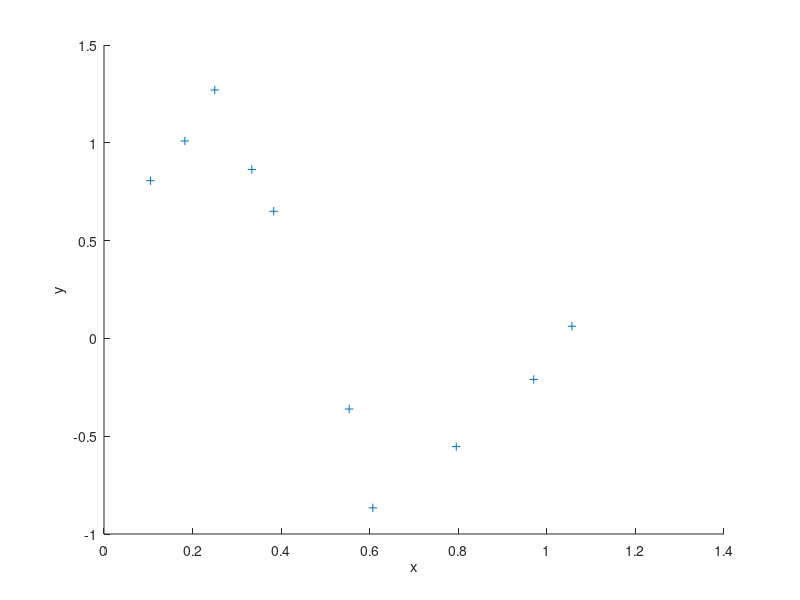

Recreate this plot in MATLAB. (Note: this script raises an error after producing the figure.)
%% Generate some random data
clearvars
clf

% x_matrix = (0.1:0.1:1) + randn(1,10)*0.001;
% x_matrix = x_matrix';
x_matrix= [0.104876208155542;0.182617639638471;0.250174468413053;0.333769721387247;0.383203408868252;0.553668767772118;0.606996163929327;0.795384421908286;1.05650352742386;0.970373029144668];
% x_matrix = [0.159647362149247;0.108863063738743;0.132150723282020;0.321628483089092;0.649394676863718;0.652154524665157;0.591260336263522;0.933271723609033;0.815431646025134;0.996342818229817];

% y = cos(2*pi .* x_matrix) + randn(10,1)*0.2;
y = [0.806620067646877;1.00930145769205;1.27009857457890;0.863355678856253;0.649853059775330;-0.361113723861702;-0.866262866147843;-0.553117667295003;0.0622135239397272;-0.209876183076949];
% y = [0.702783618313878;0.629320688247004;0.601044283720058;0.751954389267647;-0.955289576581552;-0.410031842867234;-0.943676508245586;-0.202468819169958;-1.00932731392046;0.0872537100360546];

hold on
% plot this random data
scatter(x_matrix,y,'+');

xlabel('x')
ylabel('y')

%% Define hyper parameters - for testing only
% sigma_f = 0.9;
% l = 0.1;
% sigma_n = 0.4;

%% Optimize hyper-params

% this is fully unsupervised (if thats the right word...) its fitting data
% without knowing anything about the data and :. hightly dependant on start
% values (it is never given x,y pairs...)
init_hyper_pars = [0.5 0.2 0.2];
init_latent_vars = [0.1 0.2 0.3 0.4 0.5 0.6 0.7 0.8 0.9 1];

% [par, fval, flag] = fminsearch(@(opt_pars)gp_max_log_like(opt_pars(1), opt_pars(2), opt_pars(3), y , x_matrix), [0.5 0.2 0.2] )
[par, fval, flag] = fminunc(@(opt_pars)gplvm_max_log_like(opt_pars(1), opt_pars(2), opt_pars(3),...
                                                          y , [opt_pars(4:end)']),...
                            [init_hyper_pars init_latent_vars] )
                        
                        
 
if flag ~= 1
    warning("fminsearch was not happy")
    flag
end 

if round(par(1),1) == 0 || round(par(2),1) == 0 || round(par(3),1) == 0
    warning("A hyper-parameter is zero! Bad fit")
end

sigma_f = par(1);
l = par(2);
sigma_n = par(3);
predicted_x = [par(4:end)]

%% Validate over many points
k_cap = calc_k_cap(predicted_x, sigma_f,l, sigma_n);

i = 1;
for x_star = 0:0.01:1.2
    x_stars(i) = x_star;
    
    % setup covariance matrix stuff
    k_star      = calc_k_star(x_star, predicted_x, sigma_f,l, sigma_n);
    k_star_star = calc_covar_ij(x_star, x_star, sigma_f,l, sigma_n);
    
    % Estimate y
    y_star(i) = k_star * inv(k_cap) * y;
    
    % Estimate variance
    var_y_star(i) = k_star_star - (k_star * inv(k_cap) * transpose(k_star));
    if var_y_star(i) < 0.0000
        var_y_star(i) =0; % otherwise -0.0000 causes errors with sqrt()
    end
    
    i = i+1;
end

% plot Stdev band
fill([x_stars, fliplr(x_stars)],...
     [y_star+sqrt(var_y_star), fliplr(y_star-sqrt(var_y_star))],...
     [1 1 0.8],...
     'EdgeColor','none')

% plot predictions from gp
plot(x_stars,y_star, 'k') 

% plot actual input data
scatter(x_matrix,y,'+','b');
scatter(predicted_x,y,'+','g');

% plot actual sine wave (no noise)
plot((0:0.01:1), sin(2*pi .* (0:0.01:1)), 'r')

hold off

%% %%%%%%%%%%%%%%%%%%%%%%%%%%%%%%%%%%%%%%%%%%%%%%%%%%%%%%%%%%%%%%%%%%%%%%%%%%%%
%--------------------------- FUNCTIONS ---------------------------------------%
%%%%%%%%%%%%%%%%%%%%%%%%%%%%%%%%%%%%%%%%%%%%%%%%%%%%%%%%%%%%%%%%%%%%%%%%%%%%%%%

function val = gp_max_log_like(sigma_f, l, sigma_n, y, x_matrix)
%     sigma_f
%     l
%     sigma_n
    k_cap = calc_k_cap(x_matrix, sigma_f, l, sigma_n);
    if det(k_cap) == 0 
        error("Determinant was 0, unable to continue")
    end
    
    part1 = -0.5 * y' * pinv(k_cap) * y;
    part2 = -0.5 * log(det(k_cap)); % NB, |K| means det(K), not abs(K) or norm(K)
    part3 = -0.5 * length(y)*log(2*pi);
    neg_val = part1 + part2 + part3;
    val = - neg_val; % because trying to find max with a min search

%     [n, ~] = size(k_cap);
%     R = chol(k_cap); % K = R'*R
%     y';
%     % Calculate the log determinant of the covariance matrix
%     logdet_K = sum(2*log(R(1:n+1:end)));
% 
% 
%     % Calculate the log likelihood
%     alpha = R \ (R' \ y);
% %     val = 0.5*mean(sum(y'.*alpha, 1)) + 0.5*logdet_K + 0.5*n*log(2*pi);
%     val = (0.5* y' * (R' * R)\y )+ 0.5*logdet_K + 0.5*n*log(2*pi);

end

function val = gplvm_max_log_like(sigma_f, l, sigma_n, y, x_matrix)
%     sigma_f
%     l
%     sigma_n
    x_matrix

    [d_cap, n_cap] = size(y);
    s_cap = get_s_cap(d_cap, y)

    k_cap = calc_k_cap(x_matrix, sigma_f, l, sigma_n);
    
%     R = chol(k_cap)
    
    if det(k_cap) == 0 
        error("Determinant was 0, unable to continue")
    end
    
    part1 = - (d_cap * n_cap) * 0.5 * log(2 * pi);
    part2 = - (d_cap) * 0.5 * log(det(k_cap)); % NB, |K| means det(K), not abs(K) or norm(K)
    part3 = - (d_cap) * 0.5 * trace(pinv(k_cap) * s_cap);
    
    neg_val = part1 + part2 + part3;
    val = - neg_val; % because trying to find max with a min search
end
 
function s_cap = get_s_cap(d_cap, y)
    s_cap = (1/d_cap) * (y * y');
%     s_cap = zeros(n_cap,n_cap);
%     for i = 1:n_cap 
%         for j = 1:n_cap
%             s_cap(i,j) = calc_covar_ij(x_matrix(i),x_matrix(j), sigma_f,l, sigma_n);
%             
%         end
%     end
%     s_cap
    
end

% Define covariance function, k:
function k = calc_covar_ij(x,x_prime,sigma_f,l, sigma_n)
    if x == x_prime
        kron_delta_func = 1;
    else
        kron_delta_func = 0;
    end
    k = (sigma_f^2 * exp( (-(x - x_prime)^2)/ (2*(l^2)) )) + ((sigma_n^2)*kron_delta_func);
end

function k_cap = calc_k_cap(x_matrix, sigma_f,l, sigma_n)
    size_x = length(x_matrix);
    k_cap = zeros(size_x,size_x);
    for i = 1:size_x 
        for j = 1:size_x
            k_cap(i,j) = calc_covar_ij(x_matrix(i),x_matrix(j), sigma_f,l, sigma_n);
            
        end
    end
    k_cap;
end

function k_star = calc_k_star(x_star, x_matrix, sigma_f,l, sigma_n)
    size_x = length(x_matrix);
    k_star = zeros(1,size_x);
    for i = 1:size_x
        k_star(i) = calc_covar_ij(x_star, x_matrix(i), sigma_f,l, sigma_n);
    end
end



